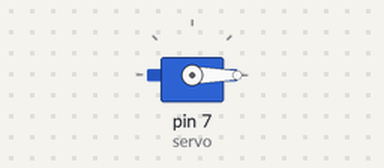
Bench run of a sketch on a simulated Arduino Uno, built with avr-gcc and run on an emulated ATmega328P. On the bench: servo.

Above: at 0.05 s.
At 0.65 s:
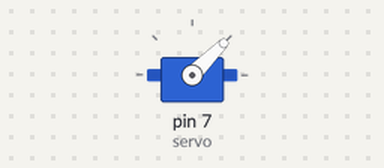
At 1.25 s:
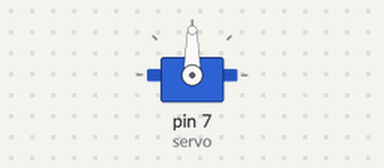
At 2.5 s:
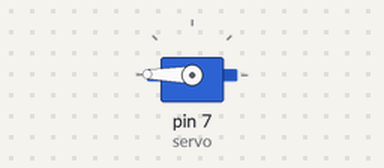
Timing chart, 0 to 5.8 s (numbered marks = the images above):
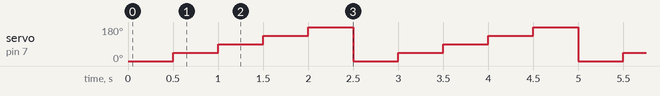

Measured:
- by itself, servo on pin 7 (servo): repeats every 2.5 s: 90° 0.50 s, 135° 0.50 s, 179° 0.50 s, 0° 0.50 s, 45° 0.50 s

The sketch:

Servo_CONTROL.ino
```cpp
#include<Servo.h>
Servo servo;
int angle[5] = {0,45,90,135,179};

void setup() {
  servo.attach(7);
}

void loop() {

  for(int i = 0; i < 5; i++){
     int value = angle[i];
    servo.write(angle[i]);
    delay(500);
  }
}
```
